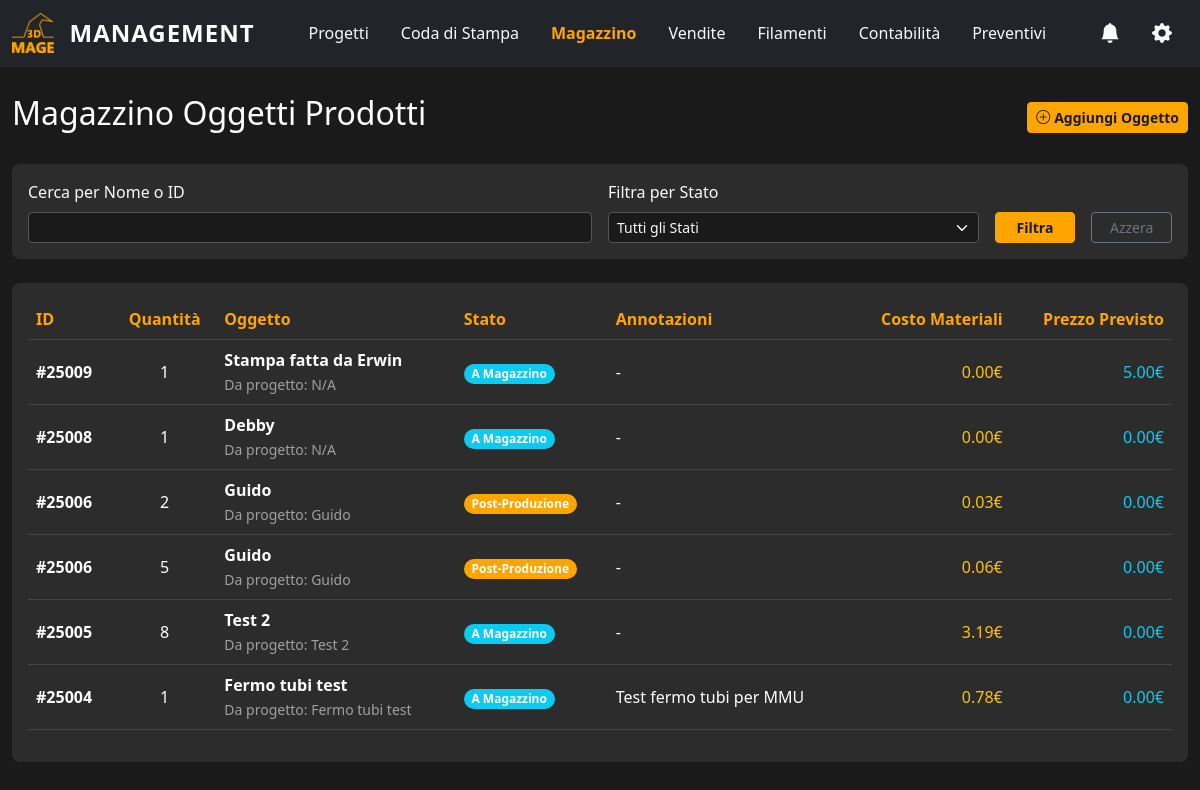
The app's page /inventory/, older data.
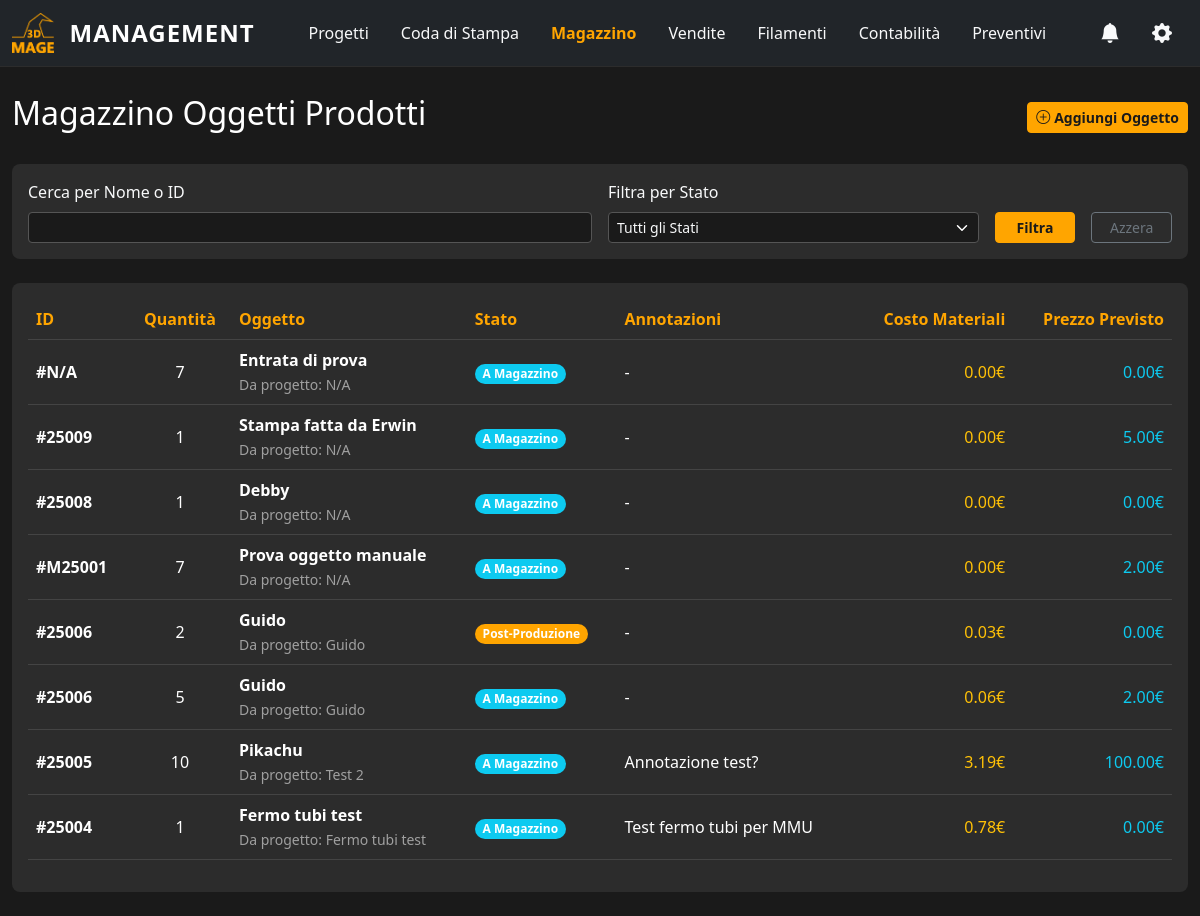
The same page, newer data.
### app_3dmage_management/models.py (models this page shows, shortened)
class StockItem(models.Model):
    class Status(models.TextChoices):
        POST_PROD = 'POST_PROD', 'Post-Produzione'
        IN_STOCK = 'IN_STOCK', 'A Magazzino'
        CONSIGNMENT = 'CONSIGNMENT', 'Conto Vendita'
        SOLD = 'SOLD', 'Venduto'
    project = models.ForeignKey(Project, on_delete=models.SET_NULL, null=True, blank=True, verbose_name="Progetto Originale")
    custom_id = models.CharField(max_length=10, null=True, blank=True, verbose_name="ID Personalizzato")
    name = models.CharField(max_length=200, verbose_name="Nome Oggetto")
    quantity = models.PositiveIntegerField(default=1, verbose_name="Quantità")
    status = models.CharField(max_length=20, choices=Status.choices, default=Status.POST_PROD, verbose_name="Stato")
    created_at = models.DateTimeField(auto_now_add=True, verbose_name="Aggiunto il")
    material_cost = models.DecimalField(max_digits=10, decimal_places=2, default=0.00, verbose_name="Costo Materiali")
    suggested_price = models.DecimalField(max_digits=10, decimal_places=2, default=0.00, verbose_name="Prezzo di Vendita Previsto")
    sold_at = models.DateField(null=True, blank=True, verbose_name="Data Vendita")
    sale_price = models.DecimalField(max_digits=10, decimal_places=2, null=True, blank=True, verbose_name="Prezzo di Vendita")
    payment_method = models.ForeignKey(PaymentMethod, on_delete=models.SET_NULL, null=True, blank=True, verbose_name="Metodo di Pagamento")
    sold_to = models.CharField(max_length=100, blank=True, verbose_name="Venduto a (o rimborsato da)")
    notes = models.TextField(blank=True, verbose_name="Note sulla vendita")
    class Meta:
        verbose_name = "Oggetto a Magazzino"
        verbose_name_plural = "Oggetti a Magazzino"
        ordering = ['-created_at']

class Project(models.Model):
    class Priority(models.TextChoices):
        URGENT = 'URGENT', 'Urgente'
        HIGH = 'HIGH', 'Alta'
        MEDIUM = 'MEDIUM', 'Media'
        LOW = 'LOW', 'Bassa'
    class Status(models.TextChoices):
        QUOTE = 'QUOTE', 'Preventivo'
        TODO = 'TODO', 'Da Stampare'
        POST = 'POST', 'Post-Produzione'
        DONE = 'DONE', 'Completato'
    custom_id = models.CharField(max_length=10, null=True, blank=True, unique=True, verbose_name="ID Personalizzato")
    name = models.CharField(max_length=200, verbose_name="Nome Progetto")
    created_at = models.DateTimeField(default=timezone.now, verbose_name="Creato il")
    priority = models.CharField(max_length=10, choices=Priority.choices, default=Priority.MEDIUM, verbose_name="Priorità")
    status = models.CharField(max_length=10, choices=Status.choices, default=Status.QUOTE, verbose_name="Status")
    completed_at = models.DateTimeField(null=True, blank=True, verbose_name="Data Completamento")
    category = models.ForeignKey(Category, on_delete=models.SET_NULL, null=True, blank=True, verbose_name="Categoria")
    quantity = models.PositiveIntegerField(default=1, verbose_name="Quantità oggetti ordine")
    notes = models.TextField(blank=True, verbose_name="Annotazioni")
    actual_quantity = models.PositiveIntegerField(default=0)
    produced_quantity = models.PositiveIntegerField(default=0)
    class Meta:
        verbose_name = "Progetto"
        verbose_name_plural = "Progetti"
        ordering = ['-created_at']

### app_3dmage_management/views.py (the view)
# urls.py: path('inventory/', views.inventory_dashboard, name='inventory_dashboard'),
def inventory_dashboard(request):
    search_query = request.GET.get('q', '')
    status_filter = request.GET.get('status', '')
    sort_by = request.GET.get('sort', 'created_at')
    order = request.GET.get('order', 'desc')
    filters_applied = bool(search_query or status_filter)
    order_prefix = '-' if order == 'desc' else ''
    stock_items_query = StockItem.objects.exclude(status='SOLD').select_related('project').annotate(
        material_cost_per_unit=Case(
            When(quantity__gt=0, then=F('material_cost') / F('quantity')),
            default=Value(0),
            output_field=DecimalField(decimal_places=2)
        )
    )
    if search_query:
        stock_items_query = stock_items_query.filter(
            Q(name__icontains=search_query) |
            Q(custom_id__icontains=search_query)
        )
    if status_filter:
        stock_items_query = stock_items_query.filter(status=status_filter)
    valid_sort_fields = ['custom_id', 'quantity', 'name', 'status', 'suggested_price', 'material_cost']
    if sort_by not in valid_sort_fields:
        sort_by = 'created_at'
    if sort_by == 'material_cost':
        stock_items = stock_items_query.order_by(f'{order_prefix}material_cost_per_unit')
    else:
        stock_items = stock_items_query.order_by(f'{order_prefix}{sort_by}')
    context = {
        'stock_items': stock_items,
        'form': StockItemForm(),
        'manual_form': ManualStockItemForm(),
        'page_title': 'Magazzino',
        'all_statuses': StockItem.Status.choices,
        'search_query': search_query,
        'status_filter': status_filter,
        'sort_by': sort_by,
        'order': order,
        'filters_applied': filters_applied,
    }
    return render(request, 'app_3dmage_management/inventory.html', context)

### app_3dmage_management/forms.py
class ManualStockItemForm(forms.ModelForm):
    class Meta:
        model = StockItem
        fields = ['name', 'quantity', 'suggested_price', 'material_cost']
        widgets = {
            'name': forms.TextInput(attrs={'class': 'form-control'}),
            'quantity': forms.NumberInput(attrs={'class': 'form-control', 'min': 1}),
            'suggested_price': forms.NumberInput(attrs={'class': 'form-control', 'step': '0.01'}),
            'material_cost': forms.NumberInput(attrs={'class': 'form-control', 'step': '0.01'}),
        }
        labels = { 'name': "Nome Oggetto", 'quantity': "Quantità", 'suggested_price': 'Prezzo Vendita Previsto', 'material_cost': 'Costo Materiali Totale' }

### app_3dmage_management/models.py (called while the page is built)
    def __str__(self):
        return self.name

### app_3dmage_management/templates/app_3dmage_management/inventory.html (shortened to what the changed rows need)
{% extends "app_3dmage_management/base.html" %}
{% load static %}
{% block content %}
<div class="d-flex justify-content-between align-items-center mb-4">
    <h2 class="text-white">Magazzino Oggetti Prodotti</h2>
</div>
<div class="card bg-dark-card">
    <div class="card-body">
        <div class="table-responsive">
            <table class="table table-dark table-hover align-middle">
                <thead>
                    <tr>
                        <th><a href="?sort=custom_id&order={% if sort_by == 'custom_id' and order == 'asc' %}desc{% else %}asc{% endif %}&{{ request.GET.urlencode|cut:'sort'|cut:'order' }}">ID</a></th>
                        <th class="text-center"><a href="?sort=quantity&order={% if sort_by == 'quantity' and order == 'asc' %}desc{% else %}asc{% endif %}&{{ request.GET.urlencode|cut:'sort'|cut:'order' }}">Quantità</a></th>
                        <th><a href="?sort=name&order={% if sort_by == 'name' and order == 'asc' %}desc{% else %}asc{% endif %}&{{ request.GET.urlencode|cut:'sort'|cut:'order' }}">Oggetto</a></th>
                        <th><a href="?sort=status&order={% if sort_by == 'status' and order == 'asc' %}desc{% else %}asc{% endif %}&{{ request.GET.urlencode|cut:'sort'|cut:'order' }}">Stato</a></th>
                        <th>Annotazioni</th>
                        <th class="text-end"><a href="?sort=material_cost&order={% if sort_by == 'material_cost' and order == 'asc' %}desc{% else %}asc{% endif %}&{{ request.GET.urlencode|cut:'sort'|cut:'order' }}">Costo Materiali</a></th>
                        <th class="text-end"><a href="?sort=suggested_price&order={% if sort_by == 'suggested_price' and order == 'asc' %}desc{% else %}asc{% endif %}&{{ request.GET.urlencode|cut:'sort'|cut:'order' }}">Prezzo Previsto</a></th>
                    </tr>
                </thead>
                <tbody id="inventory-table-body">
                    {% for item in stock_items %}
                    <tr style="cursor: pointer;" data-bs-toggle="modal" data-bs-target="#editStockItemModal" data-item-id="{{ item.id }}">
                        <td class="fw-bold">#{{ item.custom_id|default:"N/A" }}</td>
                        <td class="text-center">{{ item.quantity }}</td>
                        <td><div class="fw-bold">{{ item.name }}</div><small class="text-muted">Da progetto: {{ item.project.name|default:"N/A" }}</small></td>
                        <td><span class="badge rounded-pill bg-stock-status-{{ item.status|lower }}">{{ item.get_status_display }}</span></td>
                        <td>{{ item.project.notes|truncatechars:50|default:"-" }}</td>
                        <td class="text-end text-warning">{{ item.material_cost_per_unit|floatformat:2 }}€</td>
                        <td class="text-end text-info">{{ item.suggested_price|floatformat:2 }}€</td>
                    </tr>
                    {% empty %}
                    <tr><td colspan="7" class="text-center py-5"><p class="lead">Nessun oggetto trovato per i filtri selezionati.</p></td></tr>
                    {% endfor %}
                </tbody>
            </table>
        </div>
    </div>
</div>
{% endblock %}

Row changes from the older to the newer data that the page shows:
added StockItem: custom_id "N/A", quantity "7", name "Entrata di prova", project.name "N/A", status "A Magazzino", project.notes "-", material_cost_per_unit "0.00", suggested_price "0.00"
now on this page (row edited): StockItem: custom_id "M25001", quantity "7", name "Prova oggetto manuale", project.name "N/A", status "A Magazzino", project.notes "-", material_cost_per_unit "0.00", suggested_price "2.00"
changed StockItem (number 6 of 8 on the later page): status "Post-Produzione" → "A Magazzino"; suggested_price "0.00" → "2.00"
changed StockItem "Test 2": quantity "8" → "10"; name "Test 2" → "Pikachu"; project.notes "-" → "Annotazione test?"; suggested_price "0.00" → "100.00"
